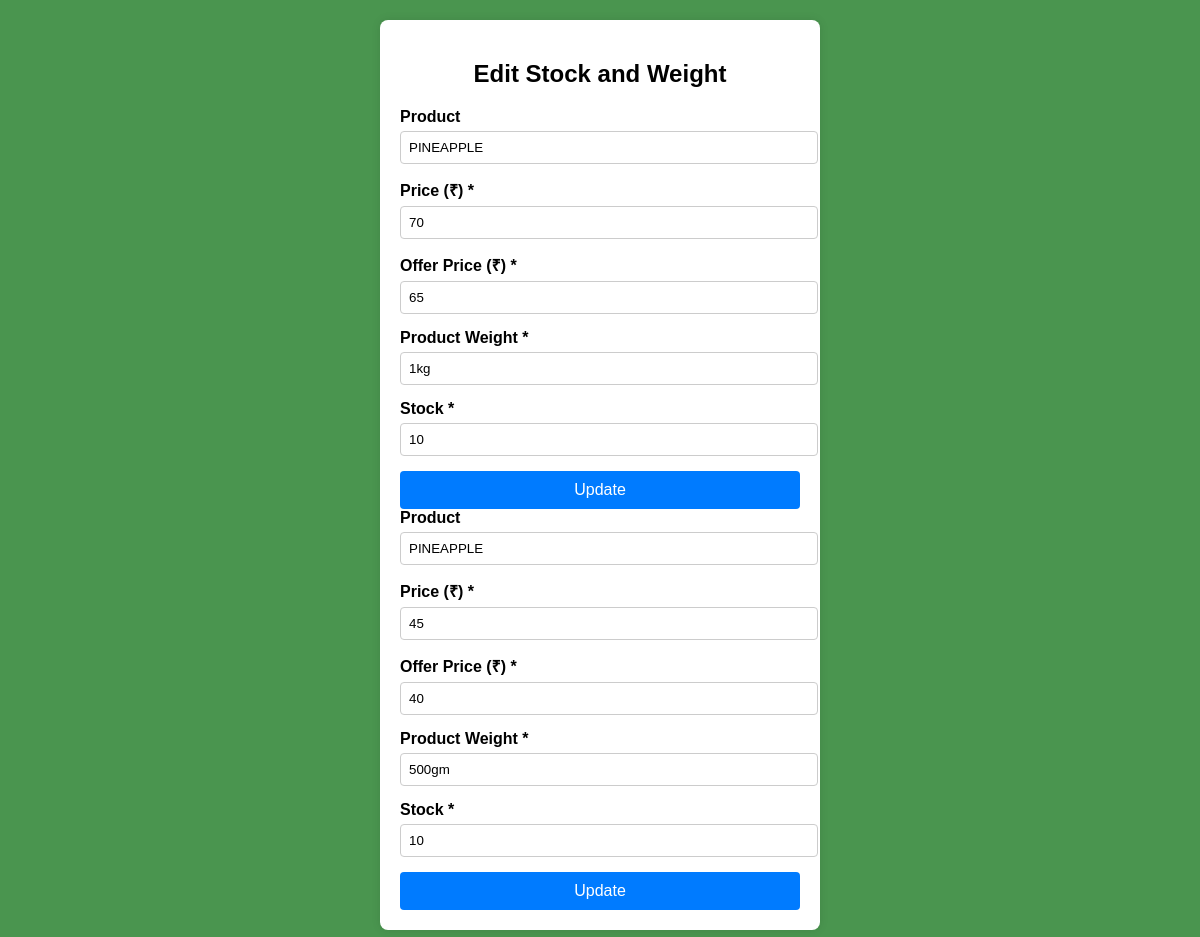
Page /editweight/31/ (signed in) on the committed database.
### app/models.py (models this page shows)
class Weight(models.Model):
     product=models.ForeignKey(Product,on_delete=models.CASCADE)
     price=models.IntegerField()
     offer_price=models.IntegerField()
     product_weight=models.TextField()
     stock=models.IntegerField()

class Product(models.Model):
     pid=models.TextField()
     name=models.TextField()
     disc=models.TextField()
     img=models.FileField()
     cat_id=models.ForeignKey(Category,on_delete=models.CASCADE)

### app/views.py (the view, shortened to what this page needs)
# urls.py: path('editweight/<str:pid>/', views.editws, name='edit_weight'),
def editws(req, pid):
    if 'shop' in req.session:
        product = get_object_or_404(Product, pk=pid)
        data = Weight.objects.filter(product=product)
        return render(req, 'shop/editweight.html', {'data': data})
    return redirect('log')

### templates/shop/editweight.html (shortened to what this page needs)
<!DOCTYPE html>
<html lang="en">
<head>
    {% load static %}
</head>
<body>
    <div class="form-container">
        <h2>Edit Stock and Weight</h2>
        {% for d in data %}
        <form action="" method="POST">
            <div class="form-group">
                <label for="product">Product</label>
                <input type="text" id="product" name="product" value="{{ d.product.name }}" readonly>
            </div>
            <div class="form-group">
                <label for="price">Price (₹) *</label>
                <input type="number" id="price" name="price" value="{{ d.price }}" required>
            </div>
            <div class="form-group">
                <label for="offer_price">Offer Price (₹) *</label>
                <input type="number" id="offer_price" name="offer_price" value="{{ d.offer_price }}" required>
            </div>
            <div class="form-group">
                <label for="product_weight">Product Weight *</label>
                <input type="text" id="product_weight" name="product_weight" value="{{ d.product_weight }}" required>
            </div>
            <div class="form-group">
                <label for="stock">Stock *</label>
                <input type="number" id="stock" name="stock" value="{{ d.stock }}" required>
            </div>
            <button type="submit" class="btn">Update</button>
        </form>
        {% endfor %}
    </div>
</body>
</html>

### templates/shop/editweight.html (style rules this page uses)
body { font-family: Arial, sans-serif; margin: 20px; background-color: #4a954f; }
.form-container { width: 400px; margin: 0 auto; background: #fff; padding: 20px; border-radius: 8px; box-shadow: 0 0 10px rgba(0, 0, 0, 0.1); }
h2 { text-align: center; margin-bottom: 20px; }
.form-group { margin-bottom: 15px; }
.form-group label { display: block; margin-bottom: 5px; font-weight: bold; }
.form-group input { width: 100%; padding: 8px; border: 1px solid #ccc; border-radius: 4px; }
.btn { display: block; width: 100%; background: #007bff; color: #fff; padding: 10px; border: none; border-radius: 4px; text-align: center; font-size: 16px; cursor: pointer; }

### rows in the picture
Weight: product "PINEAPPLE", price "70", offer_price "65", product_weight "1kg", stock "10"
Weight: product "PINEAPPLE", price "45", offer_price "40", product_weight "500gm", stock "10"
